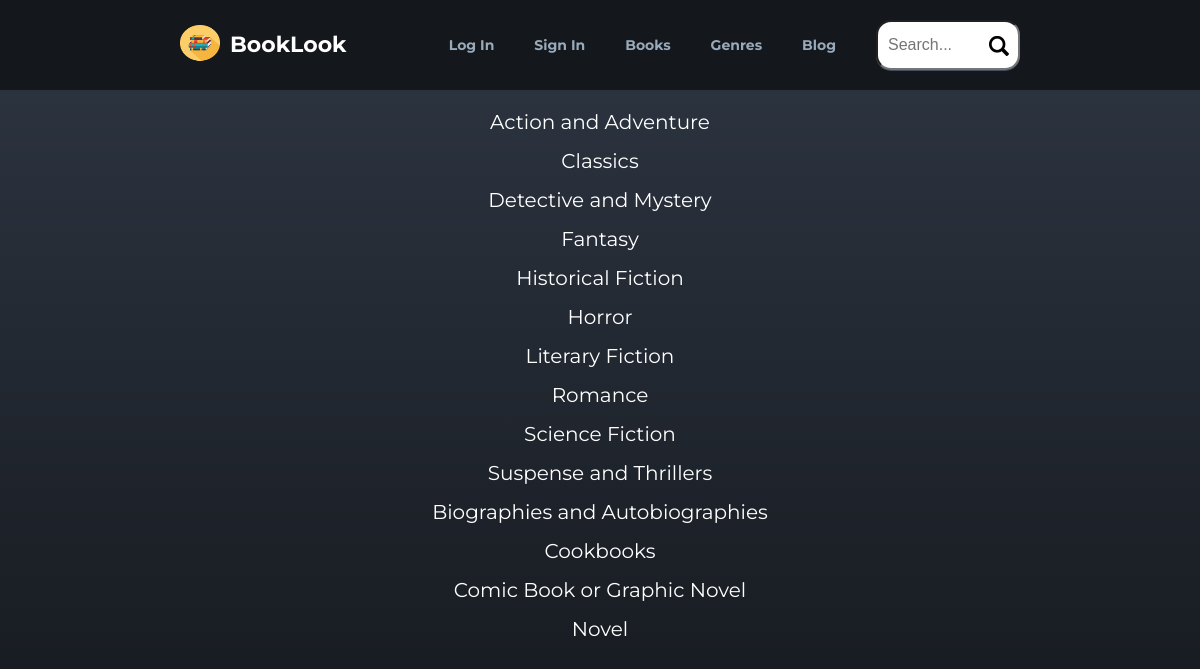
Page /books/genres on the committed database.
### books/models.py (models this page shows, shortened)
class Genre(models.Model):
    name = models.CharField(max_length=250)

### books/views.py (the view)
# urls.py: path('books/genres', views.get_genres, name='get_genres'),
def get_genres(request):
    all_genres = get_all_genres()
    return render(request, 'books/genres.html', {'all_genres':all_genres})

### books/utils.py (called while the page is built)
def get_all_genres():
    all_genres = models.Genre.objects.all()
    return all_genres

### templates/books/genres.html
{% extends 'base.html' %}
{% load static %}
{% block content %}
    <div class="genres">
        {% for genre in all_genres %}
            <a class="genre" href="/books/genres/{{ genre.id }}">{{ genre.name }}</a>
        {% endfor %}
    </div>
{% endblock %}

### templates/base.html (shortened to what this page needs)
<!doctype html>
{% load static %}
<head>
    <link rel="stylesheet" href={% static "css/styles.css" %}>
    <link rel="stylesheet" href="https://cdnjs.cloudflare.com/ajax/libs/font-awesome/4.7.0/css/font-awesome.min.css">
</head>
<body class="main">
<div class="header">
    <a href="/">
        <div class="logo">
            <img src={% static "media/book_icon.png" %} height="40" width="40" alt="">
            <div class="text">BookLook</div>
        </div>
    </a>
    <div class="menu">
        {% if user.is_authenticated %}
            <a href="/user" class="menu-item">{{ user.username }}</a>
            <a href="/wishlist" class="menu-item">Wishlist</a>
            <a href="/favourites" class="menu-item">Favourites</a>
            <a href="/user/history" class="menu-item">History</a>
        {% else %}
            <a href="/user/login" class="menu-item">Log In</a>
            <a href="/user/register" class="menu-item">Sign In</a>
        {% endif %}
        <a href="/books" class="menu-item">Books</a>
        <a href="/books/genres" class="menu-item">Genres</a>
        <a href="/blog" class="menu-item">Blog</a>
        <form action="/books/search" method="post">
            <div class="search-block">
                <input type="text" class="search" placeholder="Search..." name="search_query">
                <button type="submit" class="search-button"><img height="20" width="20"
                                                                 src={% static "media/search-icon.png" %} alt="">
                </button>
            </div>
        </form>
    </div>
</div>
<div class="main-part">
    {% block content %}{% endblock %}
</div>
</body>

### static/css/styles.css (style rules this page uses)
a { text-decoration: none; }
.main { background: rgb(20,23,28); background: linear-gradient(0deg, rgba(20,23,28,1) 0%, rgba(44,52,64,1) 93%); display: flex; flex-direction: column; padding: 0; margin: 0; min-height: 100vh; align-items: flex-start; justify-content: flex-start; }
.main .header { background-color: #14171c; width: 70%; padding: 20px 15%; display: flex; align-items: center; justify-content: space-between; }
.main .header .logo { display: flex; align-items: center; }
.main .header .logo .text { color: white; font-size: 22px; line-height: 22px; font-family: 'Montserrat', sans-serif; font-weight: 700; margin-left: 10px; }
.main .header .menu { display: flex; align-items: center; }
.main .header .menu .menu-item { font-size: 14px; color: #9ab; line-height: 14px; font-family: 'Montserrat', sans-serif; font-weight: 700; padding: 0 20px; cursor: pointer; }
.main .header .menu .search-block { position: relative; }
.main .header .menu .search { font-size: 12px; padding: 6px 30px 6px 10px; width: 100px; border-radius: 15px; box-shadow: 0 1px 0 #414d5e; color: #89a; display: block; font-size: 1rem; height: 30px; padding: 8px 30px 8px 10px; margin-left: 20px; }
.main .header .menu .search-button { background: rgba(0,0,0,0); border: none; position: absolute; right: 5px; top: 15px; cursor: pointer; }
.main-part { display: flex; flex-direction: column; width: 60%; padding: 20px 20%; }
.genres { display: flex; flex-direction: column; justify-content: center; align-items: center; }
.genre { color: white; font-family: 'Montserrat', sans-serif; font-size: 20px; margin-bottom: 15px; }

### rows in the picture
Genre: name "Action and Adventure"
Genre: name "Classics"
Genre: name "Detective and Mystery"
Genre: name "Fantasy"
Genre: name "Historical Fiction"
Genre: name "Horror"
Genre: name "Literary Fiction"
Genre: name "Romance"
Genre: name "Science Fiction"
Genre: name "Suspense and Thrillers"
Genre: name "Biographies and Autobiographies"
Genre: name "Cookbooks"
Genre: name "Comic Book or Graphic Novel"
Genre: name "Novel"
